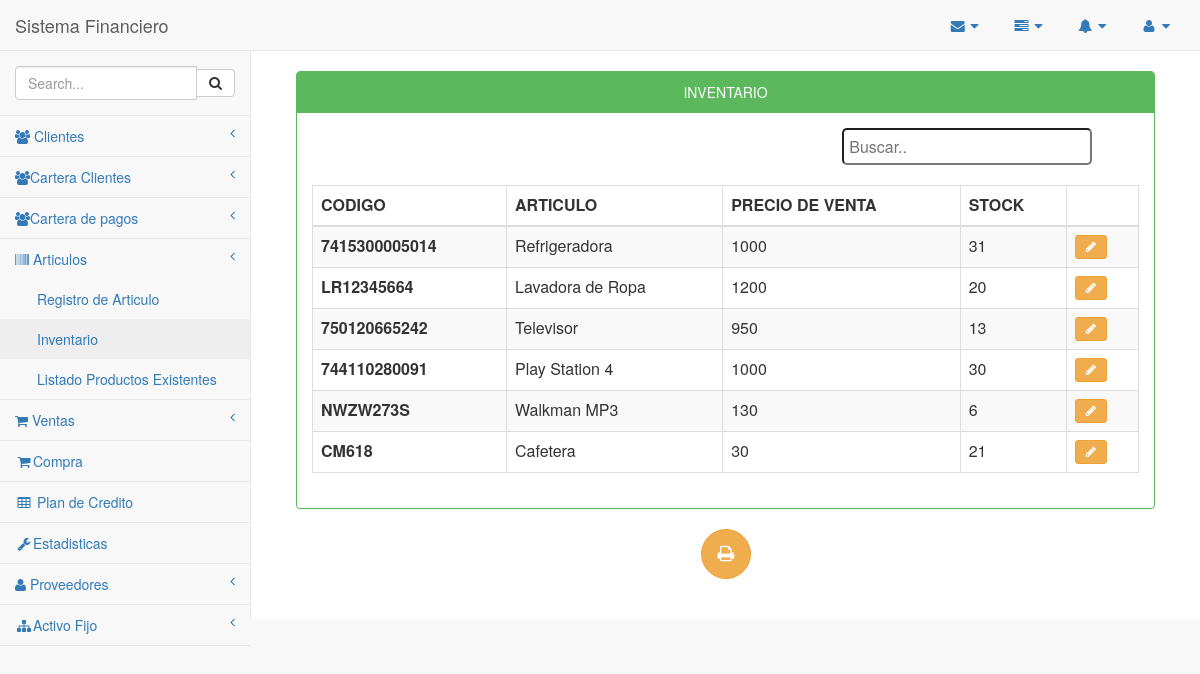
/Inventario/InventarioArticulos.php, run on the app's committed database.
### tables this page shows
CREATE TABLE `inventario` (
  `idinventario` int(11) NOT NULL,
  `id_articulos` int(11) DEFAULT NULL,
  `stock` int(11) DEFAULT NULL,
  `stockMinimo` int(11) DEFAULT NULL,
  `pv` float DEFAULT NULL,
  `cant` int(11) DEFAULT NULL
);

CREATE TABLE `articulos` (
  `idarticulos` int(11) NOT NULL,
  `codigo` varchar(45) DEFAULT NULL,
  `nombre` varchar(45) DEFAULT NULL,
  `cantidad` int(11) DEFAULT NULL,
  `valor` float DEFAULT NULL,
  `marca` varchar(45) DEFAULT NULL,
  `estado` varchar(45) DEFAULT NULL,
  `unidad` int(11) DEFAULT NULL,
  `idproveedor` int(10) DEFAULT NULL,
  `idcategoria` int(10) DEFAULT NULL
);

### Inventario/InventarioArticulos.php (the view, shortened to what this page needs)
<?php
 include_once '../conexion/php_conexion.php';
    include_once '../Plantilla/encabezado.php';
    include_once '../Plantilla/menuLateral.php';
?>
<head>
</head>
<div id="page-wrapper"  align="center">
    <div class="container-fluid"  align="center">
        <div class="row" align="center">
            <div class="col-md-12">
                <br>
                <div class="panel panel-green">
                    <div class="panel-heading" align="center">
                        INVENTARIO
                    </div>
                    <div class="panel-body" align="center">
                        <div class="table-responsive">
                            <table width="100%" border="0">
                                <tr>
                                    <td width="50%">
                                                    </td>
                                                    <td width="20%">
                                                        <input type="text" class="redondeado" id="buscador" onkeyup="myFunction()" placeholder="Buscar..">
                                                </div>
                                        </div>
                            </table><br>
                            <table id="tabla" class="table table-striped table-bordered table-hover">
                                <thead>
                                    <tr>
                                        <th>CODIGO</th>
                                        <th>ARTICULO</th>
                                        <th>PRECIO DE VENTA</th>
                                        <th>STOCK</th>
                                        <th></th>
                                    </tr>
                                </thead>
                                <tbody class="buscar">
                                    <?php
                                    $sacar = mysqli_query($conexion, "SELECT articulos.idarticulos, articulos.codigo, articulos.nombre, inventario.pv, inventario.stock FROM articulos INNER JOIN inventario ON inventario.id_articulos = articulos.idarticulos");
                                    while ($fila = mysqli_fetch_array($sacar)) {
                                        $modificar = $fila['idarticulos'];
                                        $codigo = $fila['codigo'];
                                        $nombre = $fila['nombre'];
                                        $pv = $fila['pv'];
                                        $stock = $fila['stock'];
                                        ?>
                                        <tr>
                                            <th><?php echo $codigo; ?></th>
                                            <td><?php echo $nombre; ?></td>
                                            <td><?php echo $pv; ?></td>
                                            <td><?php echo $stock; ?></td>
                                            <td class="center">
                                                <a href="modificarInventario.php?ir=<?php echo $modificar; ?>"class="btn btn-warning btn-sm"><i class="fa fa-pencil"></i></a>
                                            </td>
                                        <?php } ?>
                                    </tr>
                                </tbody>
                            </table>
                        </div>
                    </div>
                </div>
            </div>
            <button type="submit" class="btn btn-warning btn-circle btn-lg" onclick="location.href='invetarioPDF.php'"><i class="fa fa-print fa-2"></i></button>
        </div>
    </div>
<?php
include_once '../Plantilla/inferior.php';
?>

### Inventario/InventarioArticulos.php (style rules this page uses)
input { width: 250px; padding: 5px; }
.redondeado { border-radius: 5px; }

### data on the page
inventario: id_articulos.codigo "7415300005014", id_articulos.nombre "Refrigeradora", pv "1000", stock "31"
inventario: id_articulos.codigo "LR12345664", id_articulos.nombre "Lavadora de Ropa", pv "1200", stock "20"
inventario: id_articulos.codigo "750120665242", id_articulos.nombre "Televisor", pv "950", stock "13"
inventario: id_articulos.codigo "744110280091", id_articulos.nombre "Play Station 4", pv "1000", stock "30"
inventario: id_articulos.codigo "NWZW273S", id_articulos.nombre "Walkman MP3", pv "130", stock "6"
inventario: id_articulos.codigo "CM618", id_articulos.nombre "Cafetera", pv "30", stock "21"
